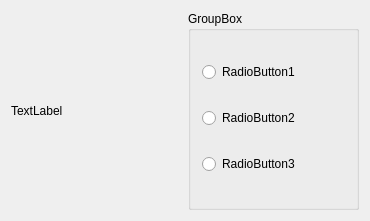
<?xml version="1.0" encoding="UTF-8"?>
<ui version="4.0">
 <class>ColorWidget</class>
 <widget class="QWidget" name="ColorWidget">
  <property name="geometry">
   <rect>
    <x>0</x>
    <y>0</y>
    <width>370</width>
    <height>221</height>
   </rect>
  </property>
  <property name="windowTitle">
   <string>ColorWidget</string>
  </property>
  <layout class="QHBoxLayout" name="horizontalLayout">
   <item>
    <widget class="QLabel" name="label">
     <property name="text">
      <string>TextLabel</string>
     </property>
    </widget>
   </item>
   <item>
    <widget class="QGroupBox" name="groupBox">
     <property name="title">
      <string>GroupBox</string>
     </property>
     <layout class="QVBoxLayout" name="verticalLayout">
      <item>
       <widget class="QRadioButton" name="radioButton">
        <property name="text">
         <string>RadioButton1</string>
        </property>
       </widget>
      </item>
      <item>
       <widget class="QRadioButton" name="radioButton_2">
        <property name="text">
         <string>RadioButton2</string>
        </property>
       </widget>
      </item>
      <item>
       <widget class="QRadioButton" name="radioButton_3">
        <property name="text">
         <string>RadioButton3</string>
        </property>
       </widget>
      </item>
     </layout>
    </widget>
   </item>
  </layout>
 </widget>
 <layoutdefault spacing="6" margin="11"/>
 <resources/>
 <connections/>
</ui>
